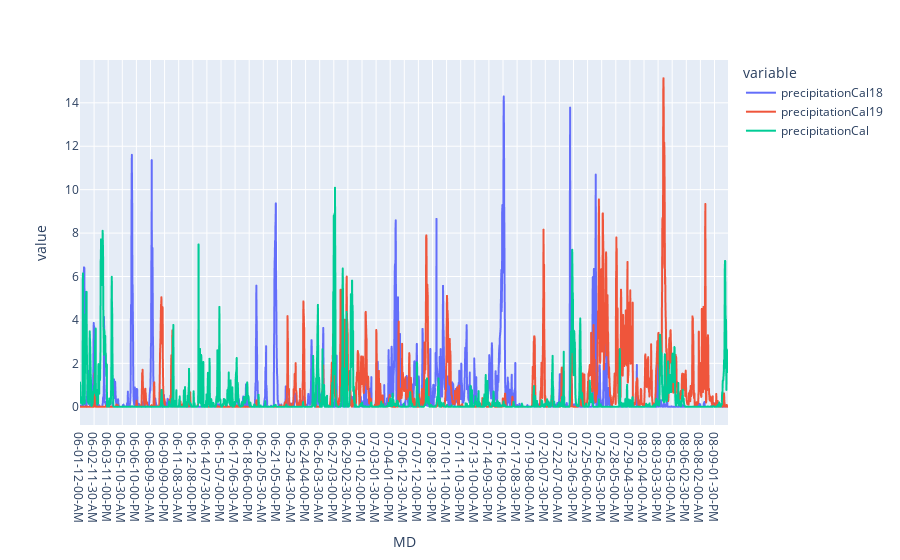

The cell this chart's notebook holds for it:
### Code cell
fig = px.line(df1,'MD',['precipitationCal18','precipitationCal19','precipitationCal'])
fig.show()

### Figure 1 — Plotly figure (JSON) as saved in the notebook; plotly's stock layout.template omitted (floating-point values rounded to 4 significant figures; data arrays with more than 128 entries replaced by an {"elided": "..."} marker saying what was removed)
{"data": [{"hovertemplate": "variable=precipitationCal18<br>MD=%{x}<br>value=%{y}<extra></extra>", "legendgroup": "precipitationCal18", "line": {"color": "#636efa", "dash": "solid"}, "mode": "lines", "name": "precipitationCal18", "showlegend": true, "type": "scattergl", "x": {"elided": "3264 str values"}, "xaxis": "x", "y": {"elided": "3264 float values"}, "yaxis": "y"}, {"hovertemplate": "variable=precipitationCal19<br>MD=%{x}<br>value=%{y}<extra></extra>", "legendgroup": "precipitationCal19", "line": {"color": "#EF553B", "dash": "solid"}, "mode": "lines", "name": "precipitationCal19", "showlegend": true, "type": "scattergl", "x": {"elided": "3264 str values"}, "xaxis": "x", "y": {"elided": "3264 float values"}, "yaxis": "y"}, {"hovertemplate": "variable=precipitationCal<br>MD=%{x}<br>value=%{y}<extra></extra>", "legendgroup": "precipitationCal", "line": {"color": "#00cc96", "dash": "solid"}, "mode": "lines", "name": "precipitationCal", "showlegend": true, "type": "scattergl", "x": {"elided": "3264 str values"}, "xaxis": "x", "y": {"elided": "3264 float values"}, "yaxis": "y"}], "layout": {"legend": {"title": {"text": "variable"}, "tracegroupgap": 0}, "margin": {"t": 60}, "xaxis": {"anchor": "y", "domain": [0, 1], "title": {"text": "MD"}}, "yaxis": {"anchor": "x", "domain": [0, 1], "title": {"text": "value"}}}}
